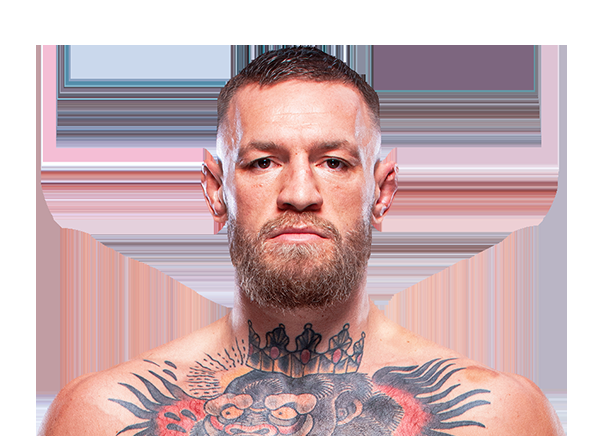
#> input picture img/test/25.png, 600 x 436 px
$ python 'face_detect copy.py'
#> lines starting #> are read from the running program, lines starting #| are printed output that depends on the picture; after the words box and inside, x2 and y2 are one past the last pixel; in counts of white or black regions, pixels touching at a corner belong together
import os
import cv2

dir_path = os.path.dirname(os.path.realpath(__file__))

face_cascade = cv2.CascadeClassifier(os.path.join(dir_path, "..", "xml", "haarcascade_frontalface_default.xml"))

# Read the input image
img = cv2.imread(os.path.join(dir_path, "..", "img", "test", "25.png"))
#> img is the input picture: shape (436, 600, 3); mean B, G, R 179.3, 176, 202.7

# Convert into grayscale
gray = cv2.cvtColor(img, cv2.COLOR_BGR2GRAY)
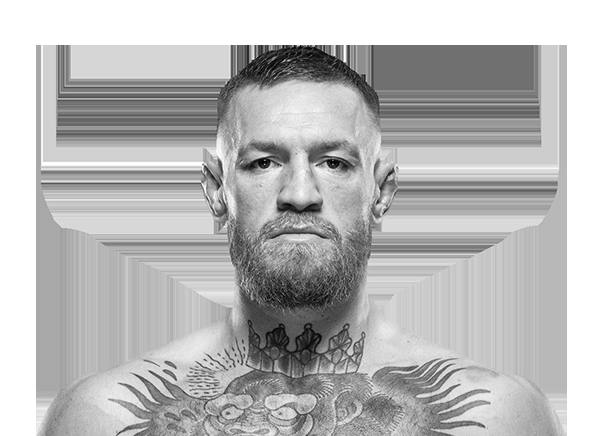
#> gray: shape (436, 600); min 0, max 255, mean 184.4

# Con esto conseguimos difuminar la imagen y asi detectar mejor las imagenes
img_filtered = cv2.blur(img, (3, 3))

# Detect faces
faces = face_cascade.detectMultiScale(img_filtered, 1.1, 4)
#> faces = [[209, 89, 183, 183]]

# Draw rectangle around the faces
for (x, y, w, h) in faces:
    cv2.rectangle(img, (x, y), (x+w, y+h), (255, 0, 0), 2)
#> this loop made 1 pass
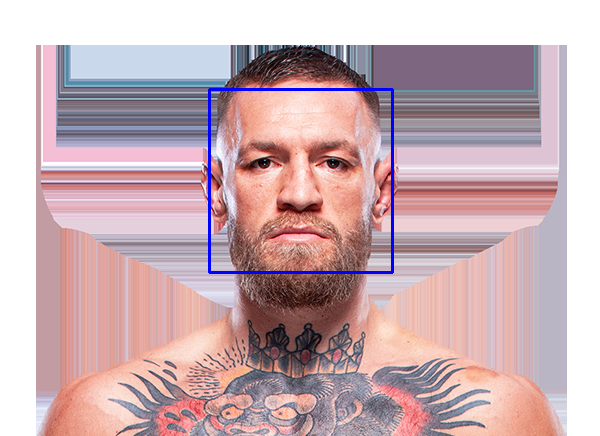
#> img: shape (436, 600, 3); 0.84% of pixels changed, all inside (x1, y1, x2, y2) = (208, 88, 394, 274)

# Display the output
cv2.imshow('img', img)
cv2.waitKey()

$ run again, with img/test/1.jpeg saved as img/test/25.png
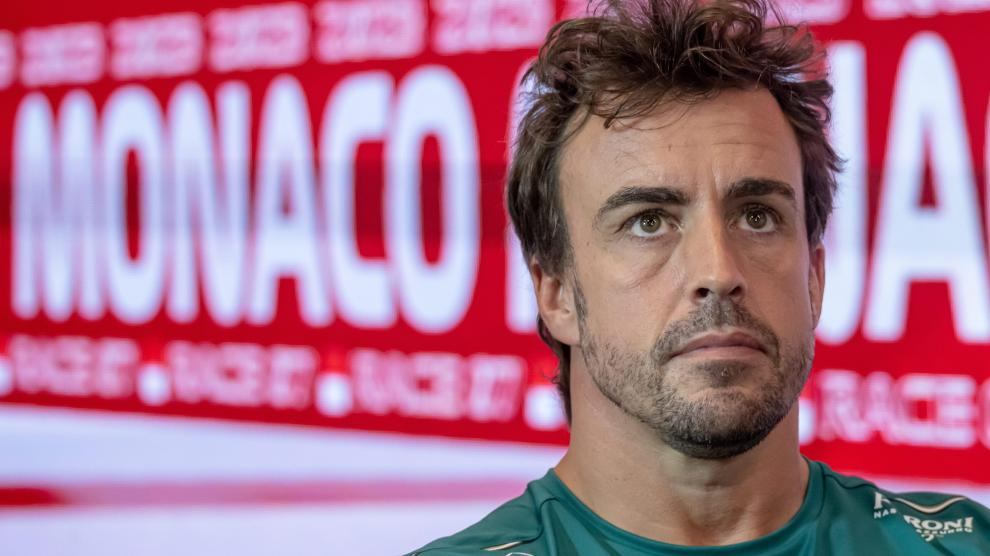
#> input picture img/test/1.jpeg, 990 x 556 px
#> img is the input picture: shape (556, 990, 3); mean B, G, R 143.5, 118.1, 172.8
#> `gray = cv2.cvtColor(img, cv2.COLOR_BGR2GRAY)`:
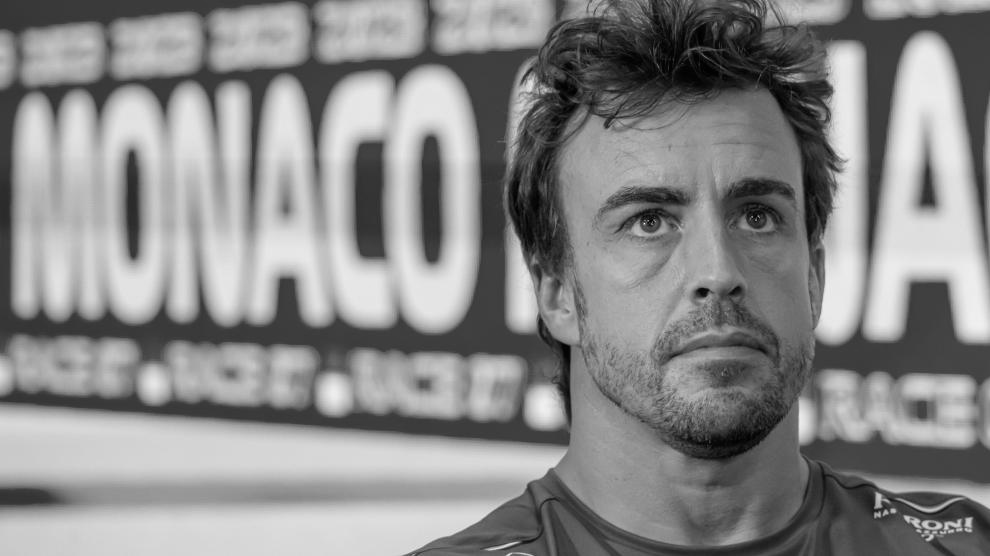
#> gray: shape (556, 990); min 0, max 252, mean 137.3
#> faces = [[557, 95, 307, 307]]
#> the loop `for (x, y, w, h) in faces:` made 1 pass
#> after the loop `for (x, y, w, h) in faces:`:
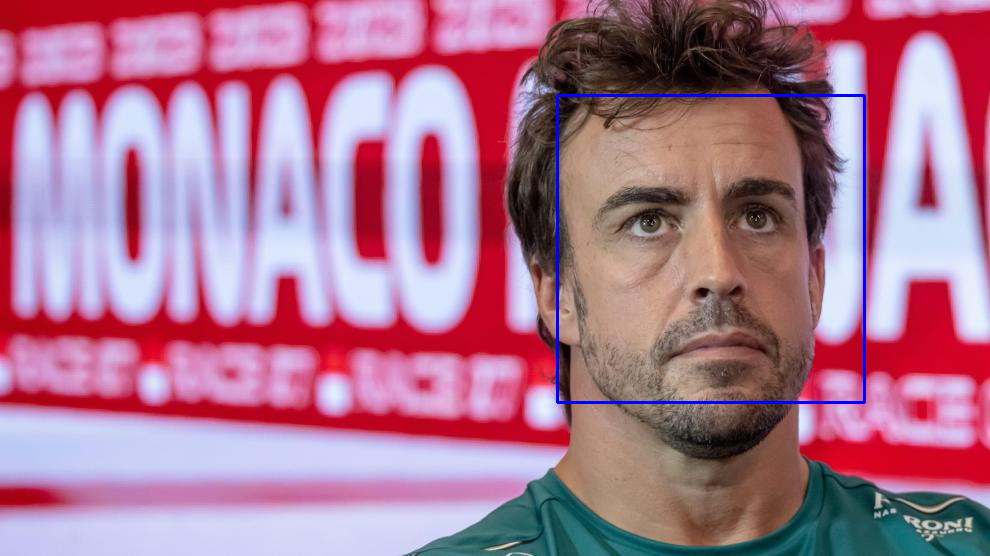
#> img: shape (556, 990, 3); 0.67% of pixels changed, all inside (x1, y1, x2, y2) = (556, 94, 866, 404)

$ run again, with img/test/17.jpeg saved as img/test/25.png
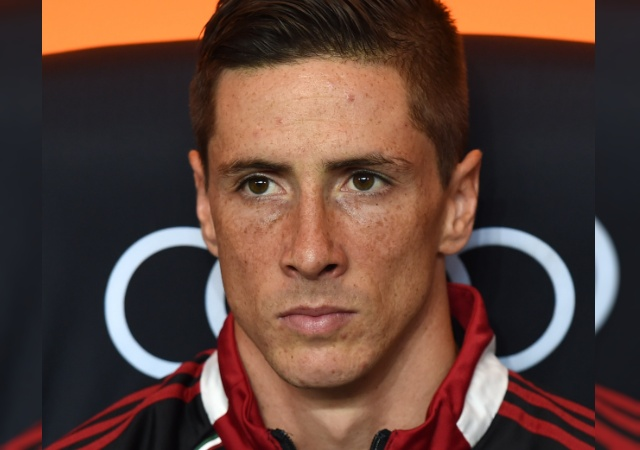
#> input picture img/test/17.jpeg, 640 x 450 px
#> img is the input picture: shape (450, 640, 3); mean B, G, R 56.6, 65.5, 92.8
#> `gray = cv2.cvtColor(img, cv2.COLOR_BGR2GRAY)`:
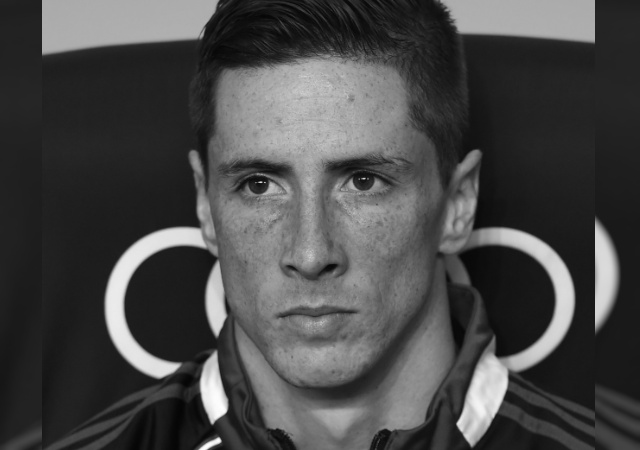
#> gray: shape (450, 640); min 5, max 255, mean 72.7
#> faces = [[167, 66, 298, 298]]
#> the loop `for (x, y, w, h) in faces:` made 1 pass
#> after the loop `for (x, y, w, h) in faces:`:
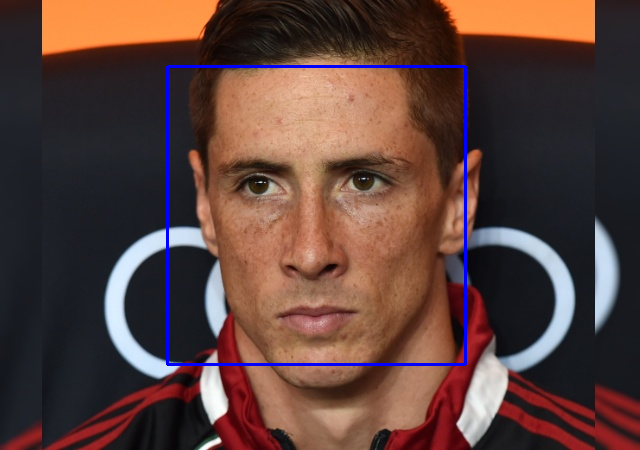
#> img: shape (450, 640, 3); 1.24% of pixels changed, all inside (x1, y1, x2, y2) = (166, 65, 467, 366)

$ run again, with img/test/19.jpg saved as img/test/25.png
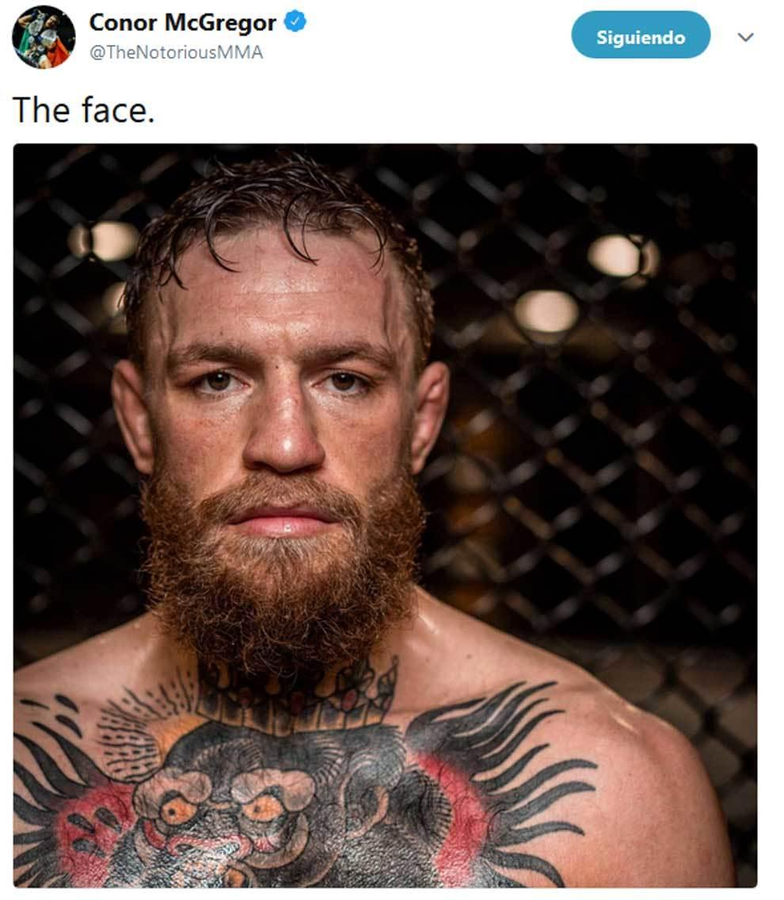
#> input picture img/test/19.jpg, 784 x 900 px, shrunk from 990 x 1136 before the run
#> img is the input picture: shape (900, 784, 3); mean B, G, R 89, 95, 113.4
#> `gray = cv2.cvtColor(img, cv2.COLOR_BGR2GRAY)`:
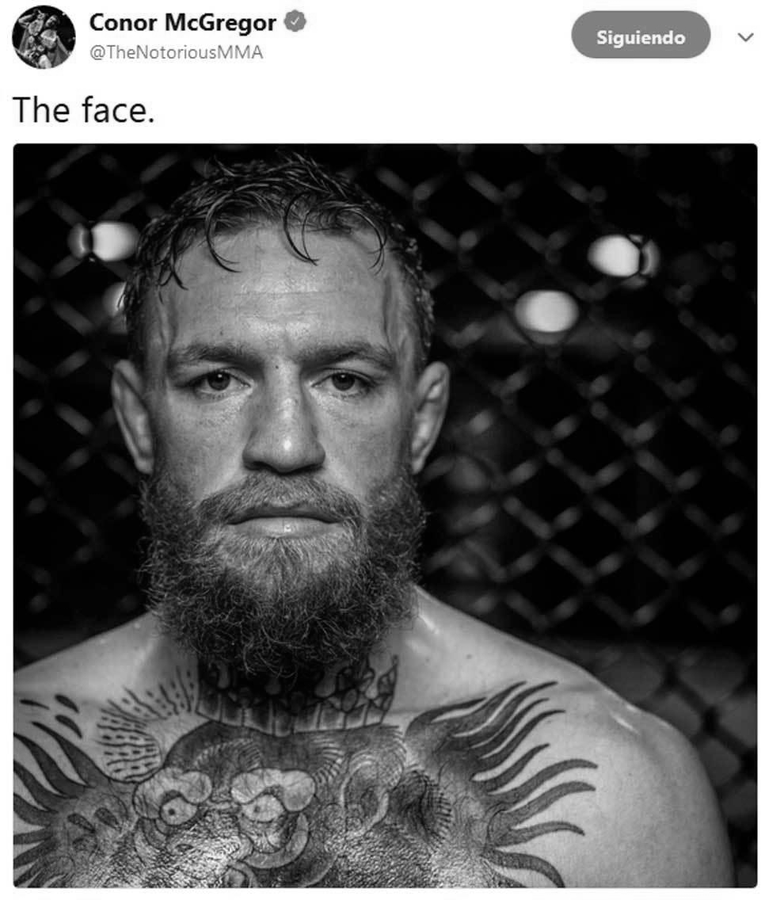
#> gray: shape (900, 784); min 0, max 255, mean 99.9
#> faces = [[109, 238, 348, 348]]
#> the loop `for (x, y, w, h) in faces:` made 1 pass
#> after the loop `for (x, y, w, h) in faces:`:
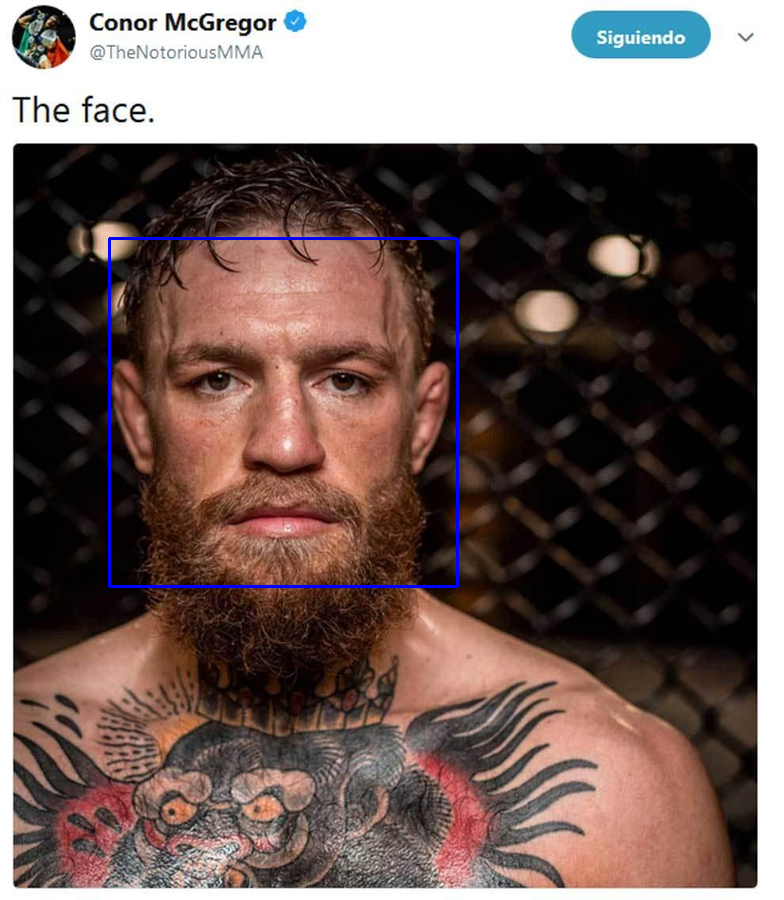
#> img: shape (900, 784, 3); 0.59% of pixels changed, all inside (x1, y1, x2, y2) = (108, 237, 459, 588)
